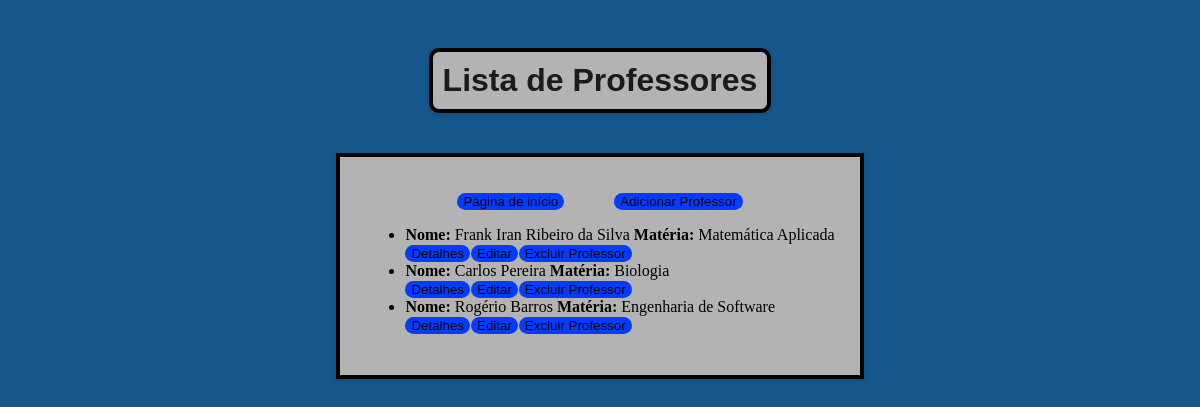
Screenshot of /professor with the database file from the repository.
### app/models.py (models this page shows)
class Professor(db.Model):
    __tablename__ = 'professores'
    id = db.Column(db.Integer, primary_key=True)
    nome = db.Column(db.String(50), nullable=False)
    idade = db.Column(db.Integer)
    materia = db.Column(db.String(50))
    observacoes = db.Column(db.Text)
    turmas = db.relationship('Turma', backref='professor', lazy=True)

### app/professor/professor_routes.py (the view)
@professores_blueprint.route("/professor", methods=["GET"])
def listar_professores_view():
    professores = listar_professores()
    return render_template('professor/professor.html', professores=professores)

### app/professor/professor_model.py (called while the page is built)
def listar_professores():
    professores = Professor.query.all()
    return [
        {
            "id": professor.id,
            "nome": professor.nome,
            "idade": professor.idade,
            "matéria": professor.materia,
            "observações": professor.observacoes
        }
        for professor in professores
    ]

### app/templates/professor/professor.html (shortened to what this page needs)
<!DOCTYPE html>
<html lang="pt-BR">
<head>
    <link rel="stylesheet" href="{{ url_for('static', filename='professor.css') }}">
</head>
<body>
    <div class="titulo_prof">
        <h1>Lista de Professores</h1>
    </div>
    <section class="container2">
        <div class="button_home">
            <a href="{{ url_for('index') }}"><button>Página de início</button></a>
            <a href="/professores/novo"><button>Adicionar Professor</button></a>
        </div>
        <ul>
            {% if professores %}
                {% for professor in professores %}
                    <li>
                        <strong>Nome:</strong> {{ professor.nome }}
                        <strong>Matéria:</strong> {{ professor.matéria }}
                    <div class="button_profs">
                        <a href="/professor/{{ professor.id }}"><button>Detalhes</button></a>
                        <a href="/professores/{{ professor.id }}/atualizar"><button>Editar</button></a>
                        <form action="/professores/{{ professor.id }}" method="POST" onsubmit="return confirmDelete(this);">
                            <button type="submit">Excluir Professor</button>
                    </div>
                    </li>
                {% endfor %}
            {% else %}
                <li>Nenhum professor cadastrado.</li>
            {% endif %}
        </ul>
    </section>
</body>
</html>

### app/static/professor.css (style rules this page uses)
body { background-color: #15568b; display: grid; }
.button_profs { display: flex; justify-content: start; gap: 1px; }
.button_home { display: flex; justify-content: center; gap: 50px; margin-top: 10px; }
button { background: rgb(0, 17, 255); background: linear-gradient(0deg, rgb(2, 61, 255) 0%, rgb(1, 60, 255) 100%); border: none; border-radius: 10px; }
button:before { height: 0%; width: 2px; }
.container2 { display: grid; justify-self: center; text-align: start; align-items: center; justify-content: center; border: 4px solid #000000; background-color: #B3B3B3; border: 4px solid #000000; box-shadow: 0 2px 5px rgba(0, 0, 0, 0.1); padding: 25px; }
.titulo_prof { display: grid; justify-content: center; }
h1 { font-family: 'Impact', sans-serif; color: rgba(2, 2, 2, 0.86); text-align: center; margin-top: 50px; border: 4px solid #000000; max-width: max-content; text-align: center; padding: 10px; margin: 40px; border-radius: 10px; box-shadow: 0 2px 5px rgba(0, 0, 0, 0.1); background-color: #B3B3B3; }

### rows the page displays
Professor: nome "Frank Iran Ribeiro da Silva", matéria "Matemática Aplicada"
Professor: nome "Carlos Pereira", matéria "Biologia"
Professor: nome "Rogério Barros", matéria "Engenharia de Software"
